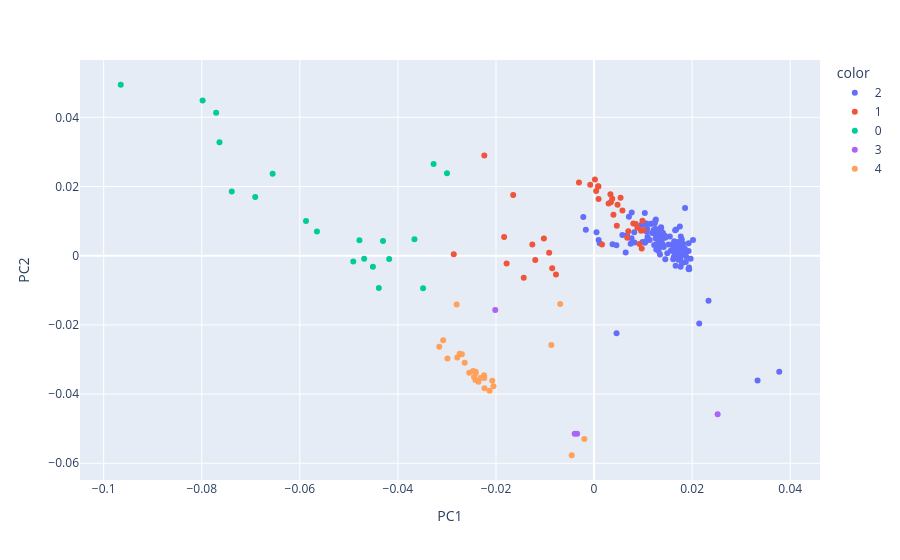

The notebook cell this image was saved under:
### Markdown cell above
## Visualiser les classes prédictes par Kmeans

### Code cell
# Visualiser les classes suivant les deux composantes 
fig = px.scatter(data_pca, x = 'PC1', y = 'PC2', color = kmeans_partition_k5.astype(str))
fig.show()
